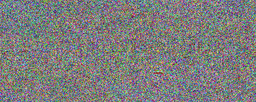
#> input picture 2020/ångstromCTF 2020/Wacko Images/enc.png, 256 x 102 px, shrunk from 500 x 200 before the run
$ python image-decryption.py
#> lines starting #> are read from the running program, lines starting #| are printed output that depends on the picture
from numpy import *
from PIL import Image

enc = Image.open(r"enc.png")
#> enc is the input picture: PIL image 256x102 RGBA; mean R, G, B, A 124.8, 125, 124.6, 255
img = array(enc)

key = [41, 37, 23]

a, b, c = img.shape
#> a = 102; b = 256; c = 4

for x in range (0, a):
    for y in range (0, b):
        pixel = img[x, y]
        for i in range(0,3):
            for j in range(0,41):
                e = (j * 251 + pixel[i]) / key[i]
                eint = int(e)
                if eint == e:
                    pixel[i] = e
                    break
        img[x][y] = pixel
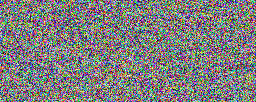
#> img: shape (102, 256, 4); mean R, G, B, A 126.5, 125.7, 125.8, 255

flag = Image.fromarray(img)
flag.save('flag.png')
